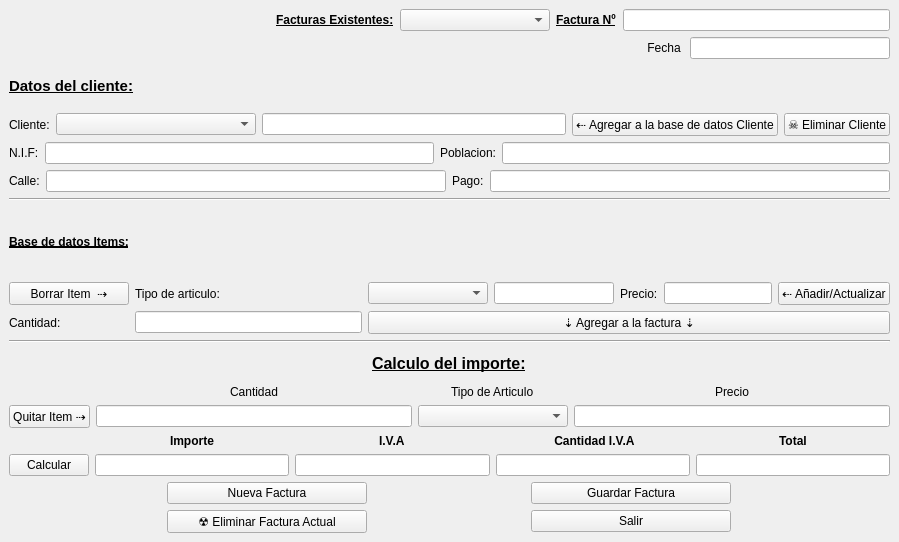
<?xml version="1.0" encoding="UTF-8"?>
<ui version="4.0">
 <class>albaran</class>
 <widget class="QMainWindow" name="albaran">
  <property name="windowModality">
   <enum>Qt::NonModal</enum>
  </property>
  <property name="geometry">
   <rect>
    <x>0</x>
    <y>0</y>
    <width>899</width>
    <height>542</height>
   </rect>
  </property>
  <property name="sizePolicy">
   <sizepolicy hsizetype="Preferred" vsizetype="Preferred">
    <horstretch>0</horstretch>
    <verstretch>0</verstretch>
   </sizepolicy>
  </property>
  <property name="minimumSize">
   <size>
    <width>0</width>
    <height>0</height>
   </size>
  </property>
  <property name="windowTitle">
   <string>Facturador</string>
  </property>
  <widget class="QWidget" name="centralwidget">
   <layout class="QGridLayout" name="gridLayout_2">
    <item row="4" column="0">
     <layout class="QGridLayout" name="gridLayout_4">
      <item row="1" column="2">
       <layout class="QHBoxLayout" name="horizontalLayout_8">
        <item>
         <widget class="QComboBox" name="boxitems">
          <property name="minimumSize">
           <size>
            <width>120</width>
            <height>0</height>
           </size>
          </property>
         </widget>
        </item>
        <item>
         <widget class="QLineEdit" name="newti">
          <property name="minimumSize">
           <size>
            <width>120</width>
            <height>0</height>
           </size>
          </property>
         </widget>
        </item>
        <item>
         <widget class="QLabel" name="label_2">
          <property name="text">
           <string>Precio:</string>
          </property>
         </widget>
        </item>
        <item>
         <widget class="QLineEdit" name="precio_item">
          <property name="minimumSize">
           <size>
            <width>100</width>
            <height>0</height>
           </size>
          </property>
         </widget>
        </item>
        <item>
         <widget class="QPushButton" name="nuevoitem">
          <property name="text">
           <string>⇠ Añadir/Actualizar</string>
          </property>
         </widget>
        </item>
       </layout>
      </item>
      <item row="2" column="2">
       <layout class="QGridLayout" name="gridLayout_6">
        <item row="0" column="1">
         <widget class="QPushButton" name="agregait">
          <property name="minimumSize">
           <size>
            <width>180</width>
            <height>0</height>
           </size>
          </property>
          <property name="text">
           <string>⇣ Agregar a la factura ⇣</string>
          </property>
         </widget>
        </item>
       </layout>
      </item>
      <item row="1" column="1">
       <widget class="QLabel" name="nal">
        <property name="text">
         <string>Tipo de articulo:</string>
        </property>
       </widget>
      </item>
      <item row="2" column="1">
       <widget class="QLineEdit" name="cantidad">
        <property name="minimumSize">
         <size>
          <width>100</width>
          <height>0</height>
         </size>
        </property>
        <property name="readOnly">
         <bool>false</bool>
        </property>
       </widget>
      </item>
      <item row="1" column="0">
       <widget class="QPushButton" name="rm_item">
        <property name="minimumSize">
         <size>
          <width>110</width>
          <height>0</height>
         </size>
        </property>
        <property name="text">
         <string>Borrar Item  ⇢</string>
        </property>
       </widget>
      </item>
      <item row="2" column="0">
       <widget class="QLabel" name="label">
        <property name="text">
         <string>Cantidad:</string>
        </property>
       </widget>
      </item>
      <item row="0" column="0">
       <widget class="QLabel" name="label_4">
        <property name="font">
         <font>
          <weight>75</weight>
          <bold>true</bold>
          <underline>true</underline>
         </font>
        </property>
        <property name="text">
         <string>Base de datos Items:</string>
        </property>
        <property name="alignment">
         <set>Qt::AlignLeading|Qt::AlignLeft|Qt::AlignVCenter</set>
        </property>
       </widget>
      </item>
     </layout>
    </item>
    <item row="0" column="0">
     <layout class="QHBoxLayout" name="horizontalLayout_3">
      <item>
       <spacer name="horizontalSpacer_2">
        <property name="orientation">
         <enum>Qt::Horizontal</enum>
        </property>
        <property name="sizeHint" stdset="0">
         <size>
          <width>40</width>
          <height>20</height>
         </size>
        </property>
       </spacer>
      </item>
      <item>
       <widget class="QLabel" name="fel">
        <property name="font">
         <font>
          <weight>75</weight>
          <bold>true</bold>
          <underline>true</underline>
         </font>
        </property>
        <property name="text">
         <string>Facturas Existentes:</string>
        </property>
       </widget>
      </item>
      <item>
       <widget class="QComboBox" name="boxfacs">
        <property name="minimumSize">
         <size>
          <width>150</width>
          <height>0</height>
         </size>
        </property>
       </widget>
      </item>
      <item>
       <widget class="QLabel" name="nfl">
        <property name="font">
         <font>
          <weight>75</weight>
          <bold>true</bold>
          <underline>true</underline>
         </font>
        </property>
        <property name="text">
         <string>Factura Nº</string>
        </property>
       </widget>
      </item>
      <item>
       <widget class="QLineEdit" name="nf">
        <property name="minimumSize">
         <size>
          <width>150</width>
          <height>0</height>
         </size>
        </property>
       </widget>
      </item>
     </layout>
    </item>
    <item row="2" column="0">
     <layout class="QGridLayout" name="gridLayout_3">
      <item row="3" column="0">
       <layout class="QHBoxLayout" name="horizontalLayout_4">
        <item>
         <widget class="QLabel" name="nifl">
          <property name="font">
           <font>
            <weight>50</weight>
            <bold>false</bold>
           </font>
          </property>
          <property name="text">
           <string>N.I.F:</string>
          </property>
         </widget>
        </item>
        <item>
         <widget class="QLineEdit" name="nif"/>
        </item>
        <item>
         <widget class="QLabel" name="poblacionl">
          <property name="font">
           <font>
            <weight>50</weight>
            <bold>false</bold>
           </font>
          </property>
          <property name="text">
           <string>Poblacion:</string>
          </property>
         </widget>
        </item>
        <item>
         <widget class="QLineEdit" name="poblacion"/>
        </item>
       </layout>
      </item>
      <item row="2" column="0">
       <layout class="QHBoxLayout" name="horizontalLayout">
        <item>
         <widget class="QLabel" name="clil">
          <property name="font">
           <font>
            <weight>50</weight>
            <bold>false</bold>
           </font>
          </property>
          <property name="text">
           <string>Cliente:</string>
          </property>
         </widget>
        </item>
        <item>
         <widget class="QComboBox" name="boxclient">
          <property name="minimumSize">
           <size>
            <width>200</width>
            <height>0</height>
           </size>
          </property>
         </widget>
        </item>
        <item>
         <widget class="QLineEdit" name="namec">
          <property name="minimumSize">
           <size>
            <width>200</width>
            <height>0</height>
           </size>
          </property>
         </widget>
        </item>
        <item>
         <widget class="QPushButton" name="addclienteB">
          <property name="text">
           <string>⇠ Agregar a la base de datos Cliente</string>
          </property>
         </widget>
        </item>
        <item>
         <widget class="QPushButton" name="rm_cliente">
          <property name="text">
           <string>☠ Eliminar Cliente</string>
          </property>
         </widget>
        </item>
       </layout>
      </item>
      <item row="4" column="0">
       <layout class="QHBoxLayout" name="horizontalLayout_5">
        <item>
         <widget class="QLabel" name="callel">
          <property name="font">
           <font>
            <weight>50</weight>
            <bold>false</bold>
           </font>
          </property>
          <property name="text">
           <string>Calle:</string>
          </property>
         </widget>
        </item>
        <item>
         <widget class="QLineEdit" name="calle"/>
        </item>
        <item>
         <widget class="QLabel" name="pagol">
          <property name="font">
           <font>
            <weight>50</weight>
            <bold>false</bold>
           </font>
          </property>
          <property name="text">
           <string>Pago:</string>
          </property>
         </widget>
        </item>
        <item>
         <widget class="QLineEdit" name="pago"/>
        </item>
       </layout>
      </item>
      <item row="1" column="0">
       <widget class="QLabel" name="label_3">
        <property name="font">
         <font>
          <pointsize>11</pointsize>
          <weight>75</weight>
          <italic>false</italic>
          <bold>true</bold>
          <underline>true</underline>
         </font>
        </property>
        <property name="text">
         <string>Datos del cliente:</string>
        </property>
        <property name="alignment">
         <set>Qt::AlignLeading|Qt::AlignLeft|Qt::AlignVCenter</set>
        </property>
       </widget>
      </item>
     </layout>
    </item>
    <item row="3" column="0">
     <widget class="Line" name="line">
      <property name="orientation">
       <enum>Qt::Horizontal</enum>
      </property>
     </widget>
    </item>
    <item row="5" column="0">
     <widget class="Line" name="line_3">
      <property name="orientation">
       <enum>Qt::Horizontal</enum>
      </property>
     </widget>
    </item>
    <item row="6" column="0">
     <layout class="QGridLayout" name="gridLayout_5">
      <item row="1" column="0">
       <layout class="QGridLayout" name="gridLayout_7">
        <item row="1" column="3">
         <widget class="QLineEdit" name="precio_fac">
          <property name="readOnly">
           <bool>true</bool>
          </property>
         </widget>
        </item>
        <item row="1" column="1">
         <widget class="QLineEdit" name="cantidad_ro">
          <property name="readOnly">
           <bool>true</bool>
          </property>
         </widget>
        </item>
        <item row="0" column="1" alignment="Qt::AlignHCenter">
         <widget class="QLabel" name="cantidadl_2">
          <property name="font">
           <font>
            <weight>50</weight>
            <bold>false</bold>
           </font>
          </property>
          <property name="text">
           <string>Cantidad</string>
          </property>
         </widget>
        </item>
        <item row="0" column="3" alignment="Qt::AlignHCenter">
         <widget class="QLabel" name="preciol_2">
          <property name="font">
           <font>
            <weight>50</weight>
            <bold>false</bold>
           </font>
          </property>
          <property name="text">
           <string>Precio</string>
          </property>
         </widget>
        </item>
        <item row="1" column="2">
         <widget class="QComboBox" name="itemfac">
          <property name="minimumSize">
           <size>
            <width>150</width>
            <height>0</height>
           </size>
          </property>
         </widget>
        </item>
        <item row="0" column="2" alignment="Qt::AlignHCenter">
         <widget class="QLabel" name="articulol_2">
          <property name="font">
           <font>
            <weight>50</weight>
            <bold>false</bold>
           </font>
          </property>
          <property name="text">
           <string>Tipo de Articulo</string>
          </property>
         </widget>
        </item>
        <item row="1" column="0">
         <widget class="QPushButton" name="rmitemfacB">
          <property name="text">
           <string>Quitar Item ⇢</string>
          </property>
         </widget>
        </item>
       </layout>
      </item>
      <item row="2" column="0">
       <layout class="QGridLayout" name="gridLayout_8">
        <item row="0" column="2" alignment="Qt::AlignHCenter">
         <widget class="QLabel" name="label_5">
          <property name="font">
           <font>
            <weight>75</weight>
            <bold>true</bold>
           </font>
          </property>
          <property name="text">
           <string>I.V.A</string>
          </property>
         </widget>
        </item>
        <item row="0" column="1" alignment="Qt::AlignHCenter">
         <widget class="QLabel" name="label_6">
          <property name="maximumSize">
           <size>
            <width>100</width>
            <height>28</height>
           </size>
          </property>
          <property name="font">
           <font>
            <weight>75</weight>
            <bold>true</bold>
           </font>
          </property>
          <property name="text">
           <string>Importe</string>
          </property>
         </widget>
        </item>
        <item row="1" column="0">
         <widget class="QPushButton" name="calculaImporteB">
          <property name="text">
           <string>Calcular</string>
          </property>
         </widget>
        </item>
        <item row="0" column="4" alignment="Qt::AlignHCenter">
         <widget class="QLabel" name="label_7">
          <property name="font">
           <font>
            <weight>75</weight>
            <bold>true</bold>
           </font>
          </property>
          <property name="text">
           <string>Total</string>
          </property>
         </widget>
        </item>
        <item row="1" column="1">
         <widget class="QLineEdit" name="importe">
          <property name="readOnly">
           <bool>true</bool>
          </property>
         </widget>
        </item>
        <item row="1" column="2">
         <widget class="QLineEdit" name="iva"/>
        </item>
        <item row="1" column="4">
         <widget class="QLineEdit" name="total">
          <property name="readOnly">
           <bool>true</bool>
          </property>
         </widget>
        </item>
        <item row="1" column="3">
         <widget class="QLineEdit" name="iva_a">
          <property name="readOnly">
           <bool>true</bool>
          </property>
         </widget>
        </item>
        <item row="0" column="3" alignment="Qt::AlignHCenter">
         <widget class="QLabel" name="iva_por">
          <property name="font">
           <font>
            <weight>75</weight>
            <bold>true</bold>
           </font>
          </property>
          <property name="text">
           <string> Cantidad I.V.A</string>
          </property>
         </widget>
        </item>
       </layout>
      </item>
      <item row="0" column="0" alignment="Qt::AlignHCenter|Qt::AlignVCenter">
       <widget class="QLabel" name="label_8">
        <property name="font">
         <font>
          <pointsize>12</pointsize>
          <weight>75</weight>
          <bold>true</bold>
          <underline>true</underline>
         </font>
        </property>
        <property name="text">
         <string>Calculo del importe:</string>
        </property>
        <property name="alignment">
         <set>Qt::AlignLeading|Qt::AlignLeft|Qt::AlignVCenter</set>
        </property>
       </widget>
      </item>
     </layout>
    </item>
    <item row="7" column="0">
     <layout class="QGridLayout" name="gridLayout">
      <item row="1" column="1">
       <widget class="QPushButton" name="exitb">
        <property name="text">
         <string>Salir</string>
        </property>
       </widget>
      </item>
      <item row="0" column="1">
       <widget class="QPushButton" name="guardartodoB">
        <property name="maximumSize">
         <size>
          <width>200</width>
          <height>16777215</height>
         </size>
        </property>
        <property name="text">
         <string>Guardar Factura</string>
        </property>
       </widget>
      </item>
      <item row="1" column="0">
       <widget class="QPushButton" name="rmallfac">
        <property name="maximumSize">
         <size>
          <width>200</width>
          <height>16777215</height>
         </size>
        </property>
        <property name="text">
         <string>☢ Eliminar Factura Actual</string>
        </property>
       </widget>
      </item>
      <item row="0" column="0">
       <widget class="QPushButton" name="newfacB">
        <property name="text">
         <string>Nueva Factura</string>
        </property>
       </widget>
      </item>
     </layout>
    </item>
    <item row="1" column="0">
     <layout class="QHBoxLayout" name="horizontalLayout_2">
      <item>
       <layout class="QHBoxLayout" name="horizontalLayout_6"/>
      </item>
      <item>
       <spacer name="horizontalSpacer">
        <property name="orientation">
         <enum>Qt::Horizontal</enum>
        </property>
        <property name="sizeHint" stdset="0">
         <size>
          <width>40</width>
          <height>20</height>
         </size>
        </property>
       </spacer>
      </item>
      <item>
       <widget class="QLabel" name="de2l">
        <property name="minimumSize">
         <size>
          <width>50</width>
          <height>0</height>
         </size>
        </property>
        <property name="maximumSize">
         <size>
          <width>0</width>
          <height>100</height>
         </size>
        </property>
        <property name="font">
         <font>
          <weight>50</weight>
          <bold>false</bold>
         </font>
        </property>
        <property name="text">
         <string>Fecha </string>
        </property>
        <property name="alignment">
         <set>Qt::AlignRight|Qt::AlignTrailing|Qt::AlignVCenter</set>
        </property>
       </widget>
      </item>
      <item>
       <widget class="QLineEdit" name="de3">
        <property name="minimumSize">
         <size>
          <width>200</width>
          <height>0</height>
         </size>
        </property>
        <property name="maximumSize">
         <size>
          <width>200</width>
          <height>16777215</height>
         </size>
        </property>
       </widget>
      </item>
     </layout>
    </item>
   </layout>
  </widget>
 </widget>
 <tabstops>
  <tabstop>nf</tabstop>
  <tabstop>namec</tabstop>
  <tabstop>nif</tabstop>
  <tabstop>poblacion</tabstop>
  <tabstop>calle</tabstop>
  <tabstop>pago</tabstop>
  <tabstop>newti</tabstop>
  <tabstop>precio_item</tabstop>
  <tabstop>cantidad_ro</tabstop>
  <tabstop>precio_fac</tabstop>
  <tabstop>boxfacs</tabstop>
  <tabstop>boxclient</tabstop>
  <tabstop>itemfac</tabstop>
  <tabstop>addclienteB</tabstop>
  <tabstop>rm_cliente</tabstop>
  <tabstop>nuevoitem</tabstop>
  <tabstop>agregait</tabstop>
  <tabstop>rmitemfacB</tabstop>
  <tabstop>calculaImporteB</tabstop>
  <tabstop>guardartodoB</tabstop>
  <tabstop>exitb</tabstop>
 </tabstops>
 <resources/>
 <connections>
  <connection>
   <sender>exitb</sender>
   <signal>clicked()</signal>
   <receiver>albaran</receiver>
   <slot>close()</slot>
   <hints>
    <hint type="sourcelabel">
     <x>777</x>
     <y>580</y>
    </hint>
    <hint type="destinationlabel">
     <x>421</x>
     <y>333</y>
    </hint>
   </hints>
  </connection>
 </connections>
</ui>
